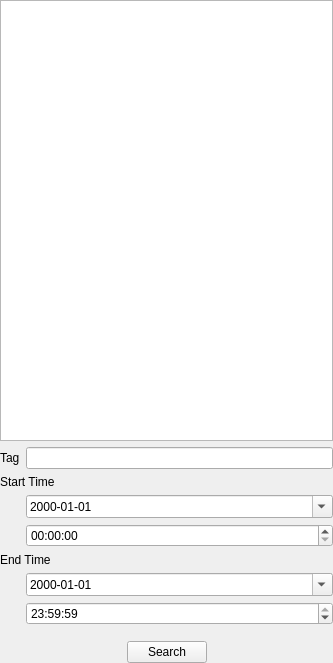
<?xml version="1.0" encoding="UTF-8"?>
<ui version="4.0">
 <class>PlaybackTag</class>
 <widget class="QWidget" name="PlaybackTag">
  <property name="geometry">
   <rect>
    <x>0</x>
    <y>0</y>
    <width>333</width>
    <height>663</height>
   </rect>
  </property>
  <property name="windowTitle">
   <string>Form</string>
  </property>
  <layout class="QVBoxLayout" name="verticalLayout">
   <property name="leftMargin">
    <number>0</number>
   </property>
   <property name="topMargin">
    <number>0</number>
   </property>
   <property name="rightMargin">
    <number>0</number>
   </property>
   <property name="bottomMargin">
    <number>0</number>
   </property>
   <item>
    <widget class="TreeView" name="treeView">
     <property name="sizePolicy">
      <sizepolicy hsizetype="Expanding" vsizetype="Expanding">
       <horstretch>0</horstretch>
       <verstretch>1</verstretch>
      </sizepolicy>
     </property>
    </widget>
   </item>
   <item>
    <layout class="QGridLayout" name="gridLayout_3">
     <item row="0" column="0">
      <widget class="QLabel" name="label_tag">
       <property name="text">
        <string>Tag</string>
       </property>
      </widget>
     </item>
     <item row="0" column="1">
      <widget class="MyLineEdit" name="lineEdit_tag"/>
     </item>
    </layout>
   </item>
   <item>
    <widget class="QWidget" name="widget" native="true">
     <layout class="QGridLayout" name="gridLayout_4">
      <property name="leftMargin">
       <number>0</number>
      </property>
      <property name="topMargin">
       <number>0</number>
      </property>
      <property name="rightMargin">
       <number>0</number>
      </property>
      <property name="bottomMargin">
       <number>0</number>
      </property>
      <item row="2" column="1">
       <widget class="MyTimeEdit" name="timeEdit_start">
        <property name="displayFormat">
         <string>HH:mm:ss</string>
        </property>
       </widget>
      </item>
      <item row="1" column="1">
       <widget class="MyDateEdit" name="dateEdit_start">
        <property name="sizePolicy">
         <sizepolicy hsizetype="Minimum" vsizetype="Fixed">
          <horstretch>1</horstretch>
          <verstretch>0</verstretch>
         </sizepolicy>
        </property>
        <property name="displayFormat">
         <string>yyyy-MM-dd</string>
        </property>
        <property name="calendarPopup">
         <bool>true</bool>
        </property>
       </widget>
      </item>
      <item row="5" column="1">
       <widget class="MyTimeEdit" name="timeEdit_end">
        <property name="displayFormat">
         <string>HH:mm:ss</string>
        </property>
        <property name="time">
         <time>
          <hour>23</hour>
          <minute>59</minute>
          <second>59</second>
         </time>
        </property>
       </widget>
      </item>
      <item row="4" column="1">
       <widget class="MyDateEdit" name="dateEdit_end">
        <property name="displayFormat">
         <string>yyyy-MM-dd</string>
        </property>
        <property name="calendarPopup">
         <bool>true</bool>
        </property>
       </widget>
      </item>
      <item row="0" column="0" colspan="2">
       <widget class="QLabel" name="label_startTime">
        <property name="text">
         <string>Start Time</string>
        </property>
       </widget>
      </item>
      <item row="3" column="0" colspan="2">
       <widget class="QLabel" name="label_endTime">
        <property name="text">
         <string>End Time</string>
        </property>
       </widget>
      </item>
      <item row="1" column="0">
       <spacer name="horizontalSpacer_11">
        <property name="orientation">
         <enum>Qt::Horizontal</enum>
        </property>
        <property name="sizeType">
         <enum>QSizePolicy::Fixed</enum>
        </property>
        <property name="sizeHint" stdset="0">
         <size>
          <width>20</width>
          <height>20</height>
         </size>
        </property>
       </spacer>
      </item>
     </layout>
    </widget>
   </item>
   <item>
    <spacer name="verticalSpacer">
     <property name="orientation">
      <enum>Qt::Vertical</enum>
     </property>
     <property name="sizeHint" stdset="0">
      <size>
       <width>20</width>
       <height>10</height>
      </size>
     </property>
    </spacer>
   </item>
   <item>
    <layout class="QHBoxLayout" name="horizontalLayout_3">
     <item>
      <spacer name="horizontalSpacer_12">
       <property name="orientation">
        <enum>Qt::Horizontal</enum>
       </property>
       <property name="sizeHint" stdset="0">
        <size>
         <width>40</width>
         <height>20</height>
        </size>
       </property>
      </spacer>
     </item>
     <item>
      <widget class="QPushButton" name="pushButton_search">
       <property name="text">
        <string>Search</string>
       </property>
      </widget>
     </item>
     <item>
      <spacer name="horizontalSpacer_13">
       <property name="orientation">
        <enum>Qt::Horizontal</enum>
       </property>
       <property name="sizeHint" stdset="0">
        <size>
         <width>40</width>
         <height>20</height>
        </size>
       </property>
      </spacer>
     </item>
    </layout>
   </item>
  </layout>
 </widget>
 <customwidgets>
  <customwidget>
   <class>MyLineEdit</class>
   <extends>QLineEdit</extends>
   <header>mylineedit.h</header>
  </customwidget>
  <customwidget>
   <class>MyDateEdit</class>
   <extends>QDateEdit</extends>
   <header>mydateedit.h</header>
  </customwidget>
  <customwidget>
   <class>MyTimeEdit</class>
   <extends>QTimeEdit</extends>
   <header>mytimeedit.h</header>
  </customwidget>
  <customwidget>
   <class>TreeView</class>
   <extends>QTreeView</extends>
   <header>treeview.h</header>
  </customwidget>
 </customwidgets>
 <tabstops>
  <tabstop>treeView</tabstop>
  <tabstop>lineEdit_tag</tabstop>
  <tabstop>dateEdit_start</tabstop>
  <tabstop>timeEdit_start</tabstop>
  <tabstop>dateEdit_end</tabstop>
  <tabstop>timeEdit_end</tabstop>
  <tabstop>pushButton_search</tabstop>
 </tabstops>
 <resources/>
 <connections/>
</ui>
